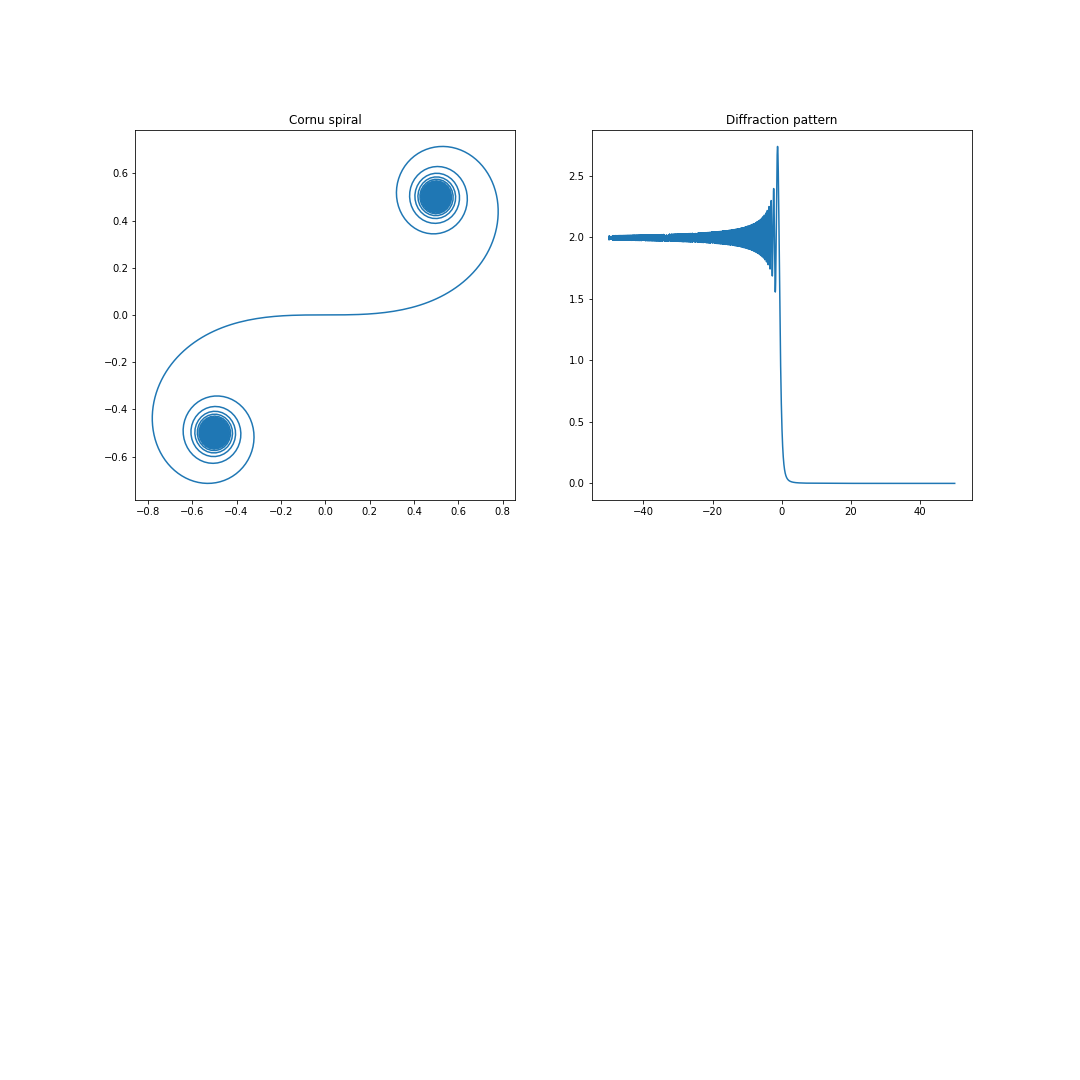

This chart was generated by the following Python code:
import math
import numpy as np
import matplotlib.pyplot as plt
from Simpson import *

def f1(t):
    return math.cos((math.pi/2) * t**2)

def f2(t):
    return math.sin((math.pi/2) * t**2)

t = np.linspace(-50,50,5000)
x = [None for _ in range(5000)]
y = [None for _ in range(5000)]
intensity = [None for _ in range(5000)]

for i in range(5000):
    x[i] = Simpson(f1,0,t[i],10000)
    y[i] = Simpson(f2,0,t[i],10000)
    intensity[i] = (0.5-x[i])**2 + (0.5-y[i])**2
    
fig = plt.figure(figsize=(15,15))
ax1 = plt.subplot(2,2,1)
ax1.plot(x,y)
plt.title('Cornu spiral')
ax2 = plt.subplot(2,2,2)
ax2.plot(t,intensity)
plt.title('Diffraction pattern')
